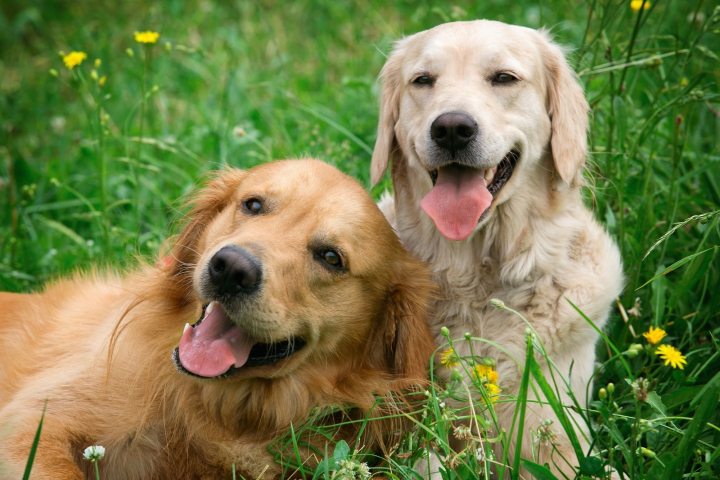
#> input picture Reference Functions and Commands/dog.jpg, 1440 x 960 px, found by its file name (shown at 1/2 size)
$ python read.py
#> lines starting #> are read from the running program, lines starting #| are printed output that depends on the picture
#> further down, img is the input picture: shape (960, 1440, 3); mean B, G, R 74.1, 126, 117.2
#use 'from cv2' to remove squiggly lines
from cv2 import cv2 as cv

# rescales image to smaller size
def rescaleFrame (frame, scale=0.1):
#> called with scale = 0.1
    width = int(frame.shape[1]*scale)
#> width = 144
    height = int(frame.shape[0]*scale)
#> height = 96
    dimensions = (width,height)
#> dimensions = (144, 96)

    return cv.resize(frame, dimensions, interpolation=cv.INTER_AREA)
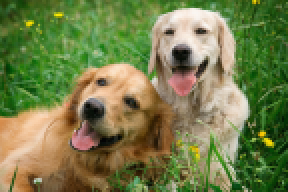
#> returned value: shape (96, 144, 3) (shown 2 times larger); mean of channels 0, 1, 2 74.1, 126, 117.2; drawn as B, G, R

#read an image into a variable
img = cv.imread('Opencv/dog.jpg')

#calling rescaleFrame function
resized_image = rescaleFrame(img)

#Display rescales image ('Dog' is the name of the window to be displayed)
cv.imshow('Dog', resized_image)

#waits for key press to continue (0 is infinity)
cv.waitKey(0)

#display normally
cv.imshow('Dog', img)

cv.waitKey(0)
